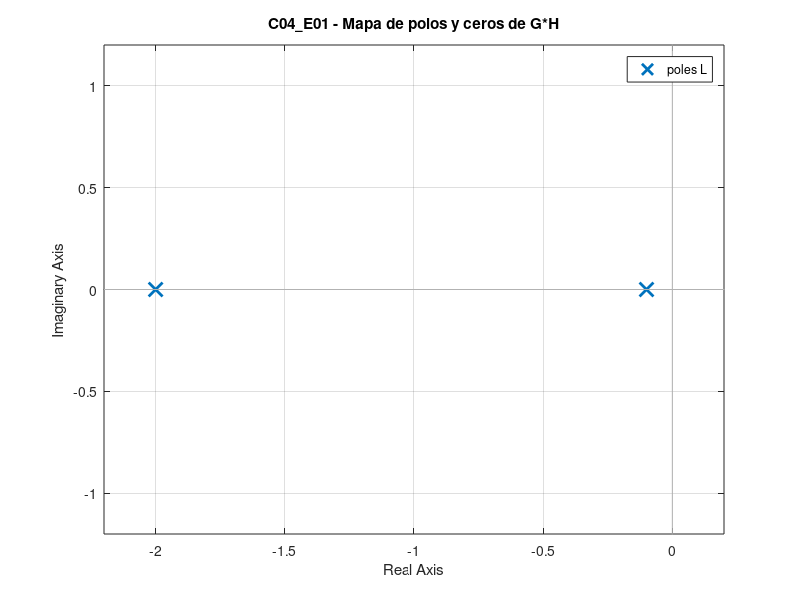

Reproduce this figure in MATLAB.
% =====================================================================
% C04_E01 — FDT, espacio de estados y polos (MATLAB / Octave)
% =====================================================================
% Capitulo: 4 - Funciones de transferencia, Laplace y espacio de estados
% Origen UNIR: ejemplo_FDT.m, ejemplo_FDT-1.m, ejemplo_residuos.m,
%              ejemplo_TFI.m, Untitled.m, untitled2.m, Tema_3.m
% Notebook Python equivalente: python/cap04/C04_E01_fdt_estado_polos.ipynb
% Compatibilidad: MATLAB con Control System Toolbox; Octave con paquete control
% =====================================================================

clear; close all;
% pkg load control          % descomentar en Octave

% FDT en serie: planta + sensor
G = tf([1.0], [10.0, 1.0]);     % planta de primer orden
H = tf([1.0], [0.5, 1.0]);      % sensor con dinamica
L = G*H;

disp('Polos FDT:'); disp(pole(L));
disp('Ceros FDT:'); disp(zero(L));

% Conversion a espacio de estados
ss_sys = ss(L);
disp('Matriz A:'); disp(ss_sys.A);
disp('Autovalores de A:'); disp(eig(ss_sys.A));

% Mapa de polos y ceros
figure;
pzmap(L); grid on;
title('C04\_E01 - Mapa de polos y ceros de G*H');

% --- Apartado adicional: transformada inversa de Laplace (deriva de ejemplo_TFI.m)
% Solo MATLAB con Symbolic Math Toolbox o Octave con symbolic
if exist('syms', 'file') == 2
    syms s t
    X = 1/s * 1/(s^2 + 4*s + 3);
    x = ilaplace(X);
    disp('Transformada inversa simbolica:');
    pretty(x)
end

% --- Apartado adicional: residuos (deriva de ejemplo_residuos.m)
p_n = [1 -1];
p_d = [1 7 18 20 8];
[r, p, k] = residue(p_n, p_d);
disp('Residuos r:'); disp(r);
disp('Polos p:');    disp(p);
disp('Termino directo k:'); disp(k);
